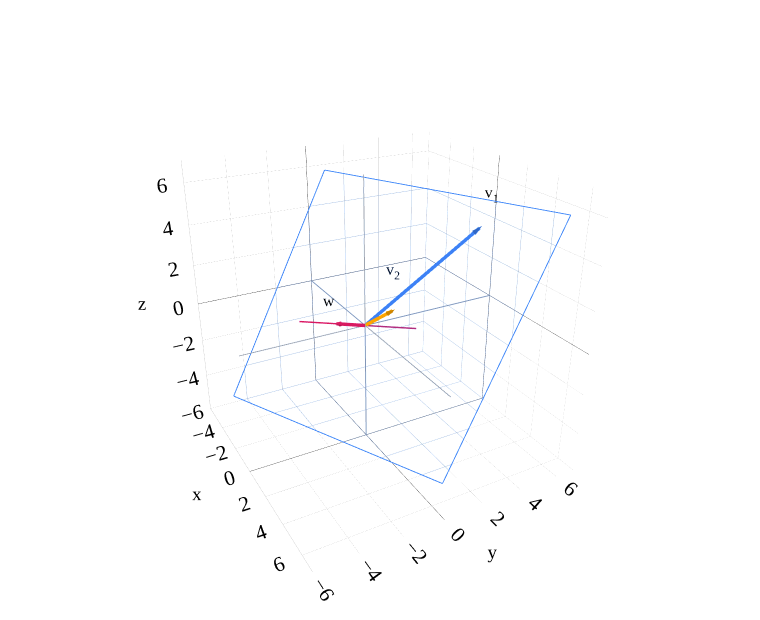

The notebook cell saved with this chart:
### Markdown cell above
## Normal vectors and plane equations

In [Chapter 2.1](02-01.ipynb), the coefficients of a line equation in $\mathbb R^2$ gave us a normal vector. The same connection between equations and orthogonality describes **planes** in $\mathbb R^3$.

It is simplest to start with planes through the origin.

As an example, consider the plane $P$ discussed above:

$$
P=\operatorname{span}(\vec v_1,\vec v_2),
$$

where

$$
\vec v_1=
\begin{bmatrix}
3\\
4\\
5
\end{bmatrix},
\qquad
\vec v_2=
\begin{bmatrix}
1\\
1\\
1
\end{bmatrix}.
$$

We can guess an equation defining this plane by noticing that, for both
$\vec v_1$ and $\vec v_2$,

$$
\text{$x$-coordinate}+\text{$z$-coordinate}
=
2\cdot\text{$y$-coordinate}.
$$

Indeed,

$$
3+5=2(4)
$$

and

$$
1+1=2(1).
$$

This means that $\vec v_1$ and $\vec v_2$ satisfy the equation

$$
x+z=2y,
$$

or equivalently,

$$
x-2y+z=0.
$$

::::{tip} Activity 2

Graph the equation

$$
x-2y+z=0.
$$

Is it the same as the plane $P$?

:::{tip} Solution
:class: dropdown

Yes. Rearranging gives $z=2y-x$. Every point on this graph can be written as

$$
\begin{bmatrix}x\\y\\2y-x\end{bmatrix}
=(y-x)\begin{bmatrix}3\\4\\5\end{bmatrix}
+(4x-3y)\begin{bmatrix}1\\1\\1\end{bmatrix},
$$

so it belongs to $P$. Conversely, substituting $x=3a+b$, $y=4a+b$, and $z=5a+b$ into $x-2y+z$ gives zero. Thus the graph and the span describe exactly the same plane.
:::
::::

What is happening here?

Let

$$
\vec w=
\begin{bmatrix}
1\\
-2\\
1
\end{bmatrix}.
$$

### Code cell
fig=base3()
plane3(fig,(1,-2,1))
n=np.array([1,-2,1])
line3(fig,-2*n,2*n,PINK,width=3)
vec3(fig,(3,4,5),'v<sub>1</sub>',BLUE)
vec3(fig,(1,1,1),'v<sub>2</sub>',ORANGE,offset=(-0.6,0.2,0.4))
vec3(fig,n,'w',PINK,offset=(0.5,-0.5,0.4))
fig.update_layout(scene_camera=dict(eye=dict(x=2,y=-1.1,z=1.1)))
fig.show()

### Figure 1 — Plotly figure (JSON) as saved in the notebook; plotly's stock layout.template omitted (floating-point values rounded to 4 significant figures)
{"data": [{"hoverinfo": "skip", "line": {"color": "#9ca3af", "dash": "solid", "width": 2}, "mode": "lines", "showlegend": false, "type": "scatter3d", "x": [-6.0, 7.0], "y": [-0.0, 0.0], "z": [-0.0, 0.0]}, {"hoverinfo": "skip", "line": {"color": "#9ca3af", "dash": "solid", "width": 2}, "mode": "lines", "showlegend": false, "type": "scatter3d", "x": [-0.0, 0.0], "y": [-6.0, 7.0], "z": [-0.0, 0.0]}, {"hoverinfo": "skip", "line": {"color": "#9ca3af", "dash": "solid", "width": 2}, "mode": "lines", "showlegend": false, "type": "scatter3d", "x": [-0.0, 0.0], "y": [-0.0, 0.0], "z": [-6.0, 7.0]}, {"colorscale": [[0, "#3d81f6"], [1, "#3d81f6"]], "hoverinfo": "skip", "opacity": 0.24, "showscale": false, "type": "surface", "x": [[-5.0, 6.0], [-5.0, 6.0]], "y": [[-5.0, 0.5], [0.5, 6.0]], "z": [[-5.0, -5.0], [6.0, 6.0]]}, {"hoverinfo": "skip", "line": {"color": "#3d81f6", "dash": "solid", "width": 2}, "mode": "lines", "showlegend": false, "type": "scatter3d", "x": [-5.0, 6.0], "y": [-5.0, 0.5], "z": [-5.0, -5.0]}, {"hoverinfo": "skip", "line": {"color": "#3d81f6", "dash": "solid", "width": 2}, "mode": "lines", "showlegend": false, "type": "scatter3d", "x": [6.0, 6.0], "y": [0.5, 6.0], "z": [-5.0, 6.0]}, {"hoverinfo": "skip", "line": {"color": "#3d81f6", "dash": "solid", "width": 2}, "mode": "lines", "showlegend": false, "type": "scatter3d", "x": [6.0, -5.0], "y": [6.0, 0.5], "z": [6.0, 6.0]}, {"hoverinfo": "skip", "line": {"color": "#3d81f6", "dash": "solid", "width": 2}, "mode": "lines", "showlegend": false, "type": "scatter3d", "x": [-5.0, -5.0], "y": [0.5, -5.0], "z": [6.0, -5.0]}, {"hoverinfo": "skip", "line": {"color": "#d81a60", "dash": "solid", "width": 3}, "mode": "lines", "showlegend": false, "type": "scatter3d", "x": [-2, 2], "y": [4, -4], "z": [-2, 2]}, {"hoverinfo": "skip", "line": {"color": "#3d81f6", "dash": "solid", "width": 7}, "mode": "lines", "showlegend": false, "type": "scatter3d", "x": [0.0, 2.936], "y": [0.0, 3.915], "z": [0.0, 4.894]}, {"anchor": "tip", "colorscale": [[0, "#3d81f6"], [1, "#3d81f6"]], "hoverinfo": "skip", "showscale": false, "sizemode": "absolute", "sizeref": 0.45, "type": "cone", "u": [0.4243], "v": [0.5657], "w": [0.7071], "x": [3.0], "y": [4.0], "z": [5.0]}, {"hoverinfo": "skip", "mode": "text", "text": ["v<sub>1</sub>"], "textfont": {"color": "black", "size": 16}, "type": "scatter3d", "x": [3.25], "y": [4.25], "z": [5.35]}, {"hoverinfo": "skip", "line": {"color": "orange", "dash": "solid", "width": 7}, "mode": "lines", "showlegend": false, "type": "scatter3d", "x": [0.0, 0.9134], "y": [0.0, 0.9134], "z": [0.0, 0.9134]}, {"anchor": "tip", "colorscale": [[0, "orange"], [1, "orange"]], "hoverinfo": "skip", "showscale": false, "sizemode": "absolute", "sizeref": 0.45, "type": "cone", "u": [0.5774], "v": [0.5774], "w": [0.5774], "x": [1.0], "y": [1.0], "z": [1.0]}, {"hoverinfo": "skip", "mode": "text", "text": ["v<sub>2</sub>"], "textfont": {"color": "black", "size": 16}, "type": "scatter3d", "x": [0.4], "y": [1.2], "z": [1.4]}, {"hoverinfo": "skip", "line": {"color": "#d81a60", "dash": "solid", "width": 7}, "mode": "lines", "showlegend": false, "type": "scatter3d", "x": [0.0, 0.9388], "y": [0.0, -1.878], "z": [0.0, 0.9388]}, {"anchor": "tip", "colorscale": [[0, "#d81a60"], [1, "#d81a60"]], "hoverinfo": "skip", "showscale": false, "sizemode": "absolute", "sizeref": 0.45, "type": "cone", "u": [0.4082], "v": [-0.8165], "w": [0.4082], "x": [1.0], "y": [-2.0], "z": [1.0]}, {"hoverinfo": "skip", "mode": "text", "text": ["w"], "textfont": {"color": "black", "size": 16}, "type": "scatter3d", "x": [1.5], "y": [-2.5], "z": [1.4]}], "layout": {"colorway": ["#3d81f6", "orange", "#d81a60"], "font": {"color": "black", "family": "Palatino", "size": 16}, "height": 620, "margin": {"b": 0, "l": 0, "r": 0, "t": 15}, "paper_bgcolor": "white", "plot_bgcolor": "white", "scene": {"aspectmode": "cube", "camera": {"eye": {"x": 2, "y": -1.1, "z": 1.1}}, "xaxis": {"dtick": 2, "range": [-6, 7], "showbackground": true, "showspikes": false, "title": {"text": "x"}}, "yaxis": {"dtick": 2, "range": [-6, 7], "showbackground": true, "showspikes": false, "title": {"text": "y"}}, "zaxis": {"dtick": 2, "range": [-6, 7], "showbackground": true, "showspikes": false, "title": {"text": "z"}}}, "showlegend": false, "width": 760, "xaxis": {"gridcolor": "#e5e7eb", "zerolinecolor": "#9ca3af"}, "yaxis": {"gridcolor": "#e5e7eb", "zerolinecolor": "#9ca3af"}}}
